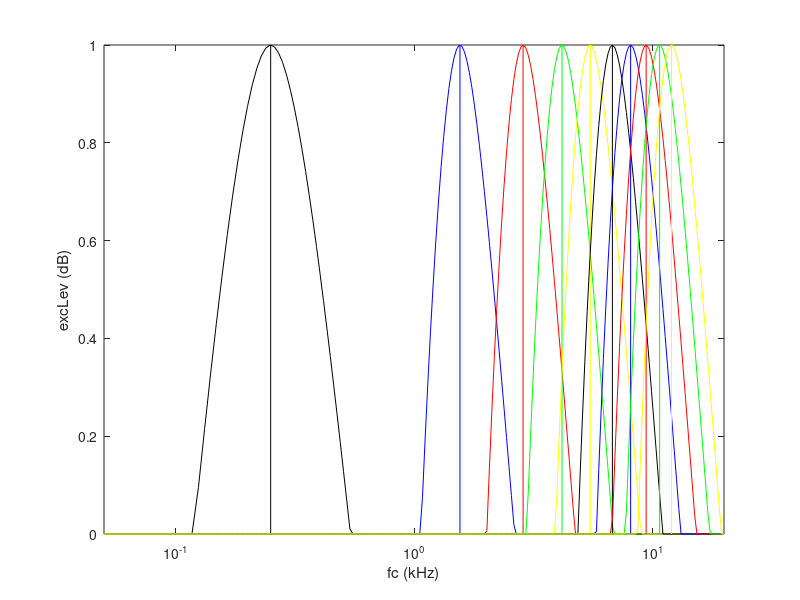

Recreate this plot in MATLAB.
function data = LogVsLinModel
figure(1), clf

StimHighFreq = 12;
StimLowFreq = 0.25;
StimSteps = 10;
% compF = logspace(log10(StimLowFreq),log10(StimHighFreq),StimSteps)
compF = linspace(StimLowFreq,StimHighFreq,StimSteps)
% compF = logspace(log10(0.5),log10(2),100);
% compF = 1
% compLev= 1;
compLev= ones(length(compF));
C=0.06;
Ctail=0;
W=0;
PltFlag= 0;
plotC = {'k','b','r','g','y'}; % Cell array of colros.
plotC = repmat(plotC,1,round(length(compF))./5);
for i = 1:length(compF)
    excPat  = funROEX(compF(i),compLev,C,PltFlag);
    
    figure(1)
    plot(excPat.fc,excPat.excLev,'Color',plotC{i}), set(gca,'XScale','log'), axis tight, xlabel('fc (kHz)'), ylabel('excLev (dB)')
    hold on
%     for I = 1:length(compF)
        line(repmat(compF(i),1,2),[min(ylim) compLev(i)],'Color',plotC{i})
%         hold on
%     end
    
end
% excPat = funROEX(compF,compLev,C,PltFlag);

end

function excPat = funROEX(compF,compLev,C,PltFlag)
% compF/compLev are the frequencyies and levels of the stimulus frequency
% components; Ctip/Ctail are teh widths of the tip and tail roex filters; W
% is the relative gain of the tail filter;

compInt = 10.^(compLev/10);

HighFreq = 20;
LowFreq = 0.05;
NeuronSpacing = ((HighFreq - LowFreq)./100).*1;
% C = ((HighFreq - LowFreq)./100).*1
% NeuronSpacing = 400
% NeuronSpacing = 0.01
excPat.nErb = funF2NErb(LowFreq):NeuronSpacing:funF2NErb(HighFreq);
% excPat.nErb = linspace(funF2NErb(LowFreq),funF2NErb(HighFreq),NeuronSpacing);
% excPat.nErb = logspace(log10(funF2NErb(LowFreq)),log10(funF2NErb(HighFreq)),NeuronSpacing);
excPat.fc = funNErb2F(excPat.nErb);
excPat.erb = funErb(excPat.fc);
excPat.p = C*4*excPat.fc./excPat.erb;
% excPat.ptail = Ctail*4*excPat.fc./excPat.erb;
% if isinf(W)
%     W = 0;
% else
%     W = 10^(W/10);
% end

excPat.excInt = zeros(1,length(excPat.fc));
for I = 1:length(excPat.fc)
    for II = 1:length(compF)
        g = abs((compF(II)-excPat.fc(I))/excPat.fc(I));
        % fw = (1-W)*(1+excPat.ptip(I)*g).*exp(-excPat.ptip(I)*g)+W*(1+excPat.ptail(I)*g).*exp(-excPat.ptail(I)*g);
        fw=(1+(excPat.p(I)*g)).*exp(-excPat.p(I)*g); %Two parameter roex
        %         fw=exp(-excPat.ptip(I)*g); %Exponential
        %         fw = k*abs(((1 + 1i*(excPat.ptip(I)-1)/b).^-n + (1 + 1i*(excPat.ptip(I)+1)/b).^-n));
        excPat.excInt(I) = excPat.excInt(I)+fw*compInt(II);
    end
end
excPat.excLev = 10*log10(max(excPat.excInt,1));
if PltFlag==true
    figure(1)
    plot(excPat.fc,excPat.excLev,'g'), set(gca,'XScale','log'), axis tight, xlabel('fc (kHz)'), ylabel('excLev (dB)')
    hold on
    for I = 1:length(compF)
        line(repmat(compF(I),1,2),[min(ylim) compLev(I)],'Color','r')
        hold on
    end
end

end
function erb = funErb(f)
% Erb (in kHz) according to Glasberg and Moore 1990 as a function of frequency, f (in kHz);
% f can be a vector.

erb = 24.67*(4.37*f+1)/1000;
end
function f = funNErb2F(nErb)
% Converts Erb number (nErb) to frequency, f (in kHz); nErb can be a vector.

f = (10.^(nErb*24.67*4.37/(1000*log(10)))-1)/4.37;
end
function nErb = funF2NErb(f)
% Converts frequency, f (in kHz), to Erb number (nErb) according to Glasberg and Moore 1990;
% f can be a vector; nErb = integral from f = 0 to f of 1/erb(f).

nErb = 1000*log(10)/(24.67*4.37)*log10(4.37*f+1);
end
